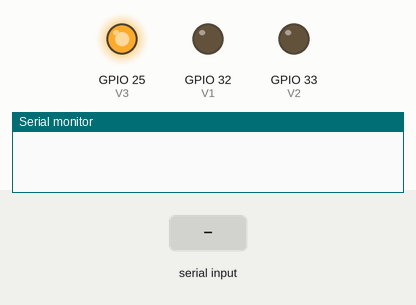
The sketch below on a simulated ESP32-S3. Shown: output pins drawn as LEDs (lit = HIGH), the last lines printed to the serial monitor. The test bench sets the inputs (shaded band). Pins used as bus, display or sensor lines are not drawn.

Above: at 1.2 s.
1.3 s: "ch_" received over Serial
At 2.7 s:
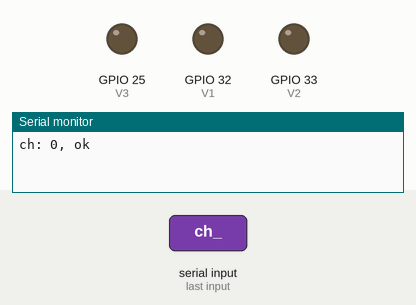
3.8 s: "mpp" received over Serial
At 6.3 s:
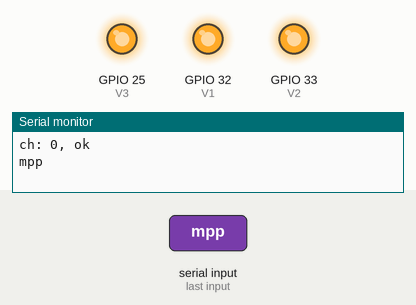
6.6 s: "rdb" received over Serial
At 7.9 s:
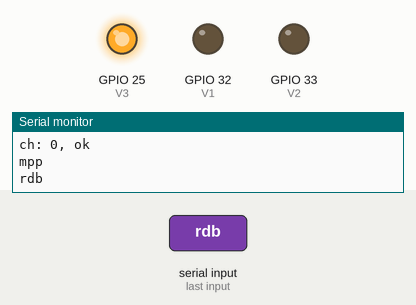
Timing chart, 0 to 9.6 s (numbered marks = the images above; inputs shaded):
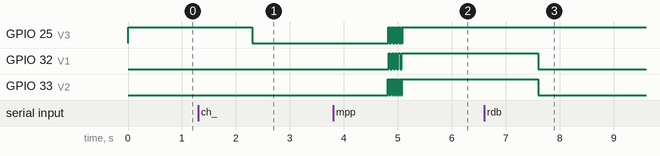

The sketch:

usbAPI.ino
```cpp
#include <SPI.h>
#include "USB.h"
#include "WiFi.h"
#include <esp_wifi.h>

#define V1 32
#define V2 33
#define V3 25

#define HSPI_MISO 19
#define HSPI_MOSI 13
#define HSPI_SCLK 18
#define HSPI_SS 5
#define BUFF_SIZE 10000


SPIClass * hspi = NULL;
unsigned long time_now;
bool adcEnable = false;
int long ReadData = 0;
int long MyData[2];
float adc_value;
int long CHANNEL=1;
int long TEMP=0;
int RFSW[8][3] = {{0, 0, 0},
                  {0, 0, 1},
                  {0, 1, 0},
                  {0, 1, 1},
                  {1, 0, 0},
                  {1, 0, 1},
                  {1, 1, 0},
                  {1, 1, 1}};

bool readBuffFlag=false;
// String readADCBuff="";
float readADCBuff[BUFF_SIZE];
unsigned int curBuffSize=0;
bool adcPlotter = false;


void RFswitch(int ch) {
  digitalWrite(V1, RFSW[ch][0]);
  digitalWrite(V2, RFSW[ch][1]);
  digitalWrite(V3, RFSW[ch][2]);
}

float GetAdcValue(){
  time_now = micros();
  hspi->beginTransaction(SPISettings(10000000, MSBFIRST, SPI_MODE1));
  digitalWrite(HSPI_SS, LOW);
  while (micros() - time_now < round(1000000 * (1.0 / 1000))) {}
  ReadData = hspi->transfer(0);
  MyData[0] = ReadData;
  ReadData = hspi->transfer(0);
  MyData[1] = ReadData;
  digitalWrite(HSPI_SS, HIGH);
  hspi->endTransaction();
  adc_value = MyData[1] + (MyData[0] * 256);
  adc_value = adc_value * (2.5 / 65535.0) * 1000.0;
  return adc_value;
}

void setup() {
  // WiFi.mode(WIFI_MODE_APSTA);

  pinMode(V1, OUTPUT);
  pinMode(V2, OUTPUT);
  pinMode(V3, OUTPUT);

  digitalWrite(V1, LOW);
  digitalWrite(V2, LOW);
  digitalWrite(V3, LOW);

  hspi = new SPIClass(HSPI);
  hspi->begin(HSPI_SCLK, HSPI_MISO, HSPI_MOSI, HSPI_SS);
  pinMode(HSPI_SS, OUTPUT);
  digitalWrite(HSPI_SS, HIGH);

  RFswitch(CHANNEL);

  for (int i=0; i<BUFF_SIZE; ++i) {
    readADCBuff[i]=0;
  }

  Serial.begin(115200);
}

void loop() {
  if (readBuffFlag==true) {
    // readADCBuff.concat(String(GetAdcValue(), 2));
    // readADCBuff.concat(",");
    if (curBuffSize<BUFF_SIZE) {
      readADCBuff[curBuffSize]=GetAdcValue();
      curBuffSize+=1;
    }
  }

  if (Serial.available() > 0) {

    String rev = Serial.readString();
    String cmd = rev.substring(0, 3);
    cmd.toLowerCase();

    if (cmd == "ch_") {

      // TODO: check if readbuff flag is on, do no change phase.

      int ch = rev.substring(3, 4).toInt() - 1;
      RFswitch(ch);
      CHANNEL=ch;
      char printf[50];
      sprintf(printf,"ch: %d, ok", ch+1);
      Serial.println(printf);

    }

    else if (cmd == "adc") {

      int sw = rev.substring(3, 4).toInt();

      if (sw == 0) {
        adcEnable = false;
      }
      else if (sw == 1) {
        adcEnable = true;
      }
      else if (sw == 2||sw == 3||sw == 4||sw == 5) {
        String str = "";
        for(int i = 1; i < sw*100; i++ ){
            str.concat(String(GetAdcValue(), 2));
            str.concat(",");
        }
        Serial.println(str);
      }
      else {
        adcEnable = false;
      }
    }

    else if (cmd=="rdb") {
      // ReadBegin: Start reading from ADC and storing into a buffer
      int ch = 1;
      RFswitch(ch);
      readBuffFlag=true;
      Serial.println("rdb");
    }

    else if (cmd=="rds"){
      // ReadStop: Stop reading and send the read buffer
      readBuffFlag=false;

      // Old, when buf is string
      // int buff_len=readADCBuff.length();
      // Serial.println(buff_len);
      // Serial.println(readADCBuff);

      Serial.print(curBuffSize);
      Serial.println(",");
      for (int i=0; i<curBuffSize; ++i) {
        Serial.print(readADCBuff[i],2);
        Serial.println(",");
      }
      Serial.println("end");

      // resetting buffer
      // readADCBuff="";
      for (int i=0; i<BUFF_SIZE; ++i) {
        readADCBuff[i]=0;
      }
      curBuffSize=0;

    }

    else if (cmd == "spl") {
      // set phase 2
      RFswitch(1);
      // start adc plotter
      adcPlotter=true;

    }

    else if (cmd == "epl") {
      // end adc plotter
      adcPlotter=false;
    }

    else if (cmd=="mpp") {
      int channels[]= {1,3,4,6,7,8};
      for (int mpp_idx=0; mpp_idx<5; mpp_idx++){
        // Do one complete MPP
        for (int ch_idx=0; ch_idx<6; ch_idx++){
          int ch = channels[ch_idx] - 1;
          RFswitch(ch);
          CHANNEL=ch;
          delay(10);
        }
      }

      Serial.println("mpp");

    }

    else if (cmd == "mac"){
      Serial.println(WiFi.macAddress());
      // Serial.println(TEMP);
      // TEMP+=1;
    }
    else {
      Serial.println("cmd: not found");
    }
  }

  if (adcPlotter==true){
    Serial.println(GetAdcValue());
    delay(50);
  }
}
```

Measured:
- after the input at 1.3 s, GPIO 25 (V3): HIGH → LOW after 1.0 s
- after the input at 3.8 s, GPIO 25 (V3), GPIO 33 (V2): alternates HIGH for 0.02 s and LOW for 0.01 s, 19 changes in all, then stays HIGH, starting after 1.0 s; GPIO 32 (V1): alternates HIGH for 0.03 s and LOW for 0.03 s, 9 changes in all, then stays HIGH, starting after 1.0 s
- after the input at 6.6 s, GPIO 32 (V1), GPIO 33 (V2): HIGH → LOW after 1.0 s
